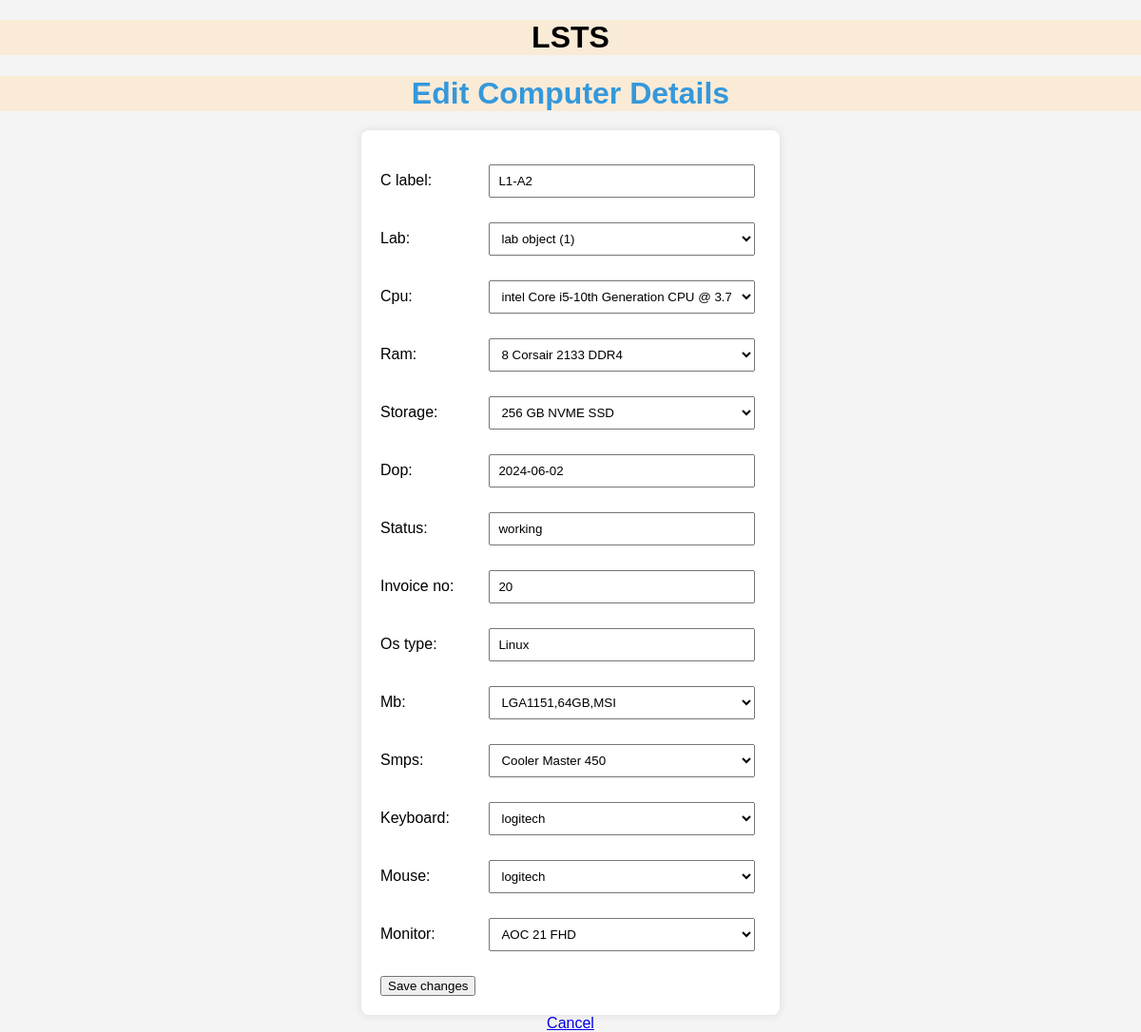
The app's page /edit/10/ (signed in) with its own data.
### status/models.py (models this page shows)
class computers(models.Model):
    c_id=models.AutoField(primary_key=True)
    c_label=models.CharField(max_length=20)
    lab = models.ForeignKey(lab,on_delete=models.CASCADE)
    cpu=models.ForeignKey(cpu_types,on_delete=models.CASCADE)
    ram=models.ForeignKey(ram_type,on_delete=models.CASCADE)
    storage=models.ForeignKey(storage_type,on_delete=models.CASCADE)
    dop=models.DateField()
    status=models.CharField(max_length=20)
    invoice_no=models.IntegerField()
    os_type=models.CharField(max_length=20)
    mb=models.ForeignKey(motherboard_type,on_delete=models.CASCADE)
    smps=models.ForeignKey(smps,on_delete=models.CASCADE)
    keyboard=models.ForeignKey(keyboard,on_delete=models.CASCADE)
    mouse=models.ForeignKey(mouse,on_delete=models.CASCADE)
    monitor=models.ForeignKey(monitor,on_delete=models.CASCADE)

class lab(models.Model):
    lab_id = models.AutoField(primary_key=True)
    lab_name = models.CharField(max_length = 15)
    capacity = models.IntegerField()

class cpu_types(models.Model):
    cpu_id = models.AutoField(primary_key=True)
    make = models.CharField(max_length=15)
    generation = models.CharField(max_length=15)
    speed = models.CharField(max_length=15)
    series = models.CharField(max_length=20)
    core_count = models.IntegerField()
    def __str__(self):
        return f"{self.make} {self.series}-{self.generation} CPU @ {self.speed} x {self.core_count}"

### status/views.py (the view)
# urls.py: path('edit/<int:pk>/', views.edit_computer, name='edit_computer'),
@login_required
def edit_computer(request, pk):
    computer = get_object_or_404(computers, pk=pk)
    if request.method == "POST":
        form = ComputerForm(request.POST, instance=computer)
        if form.is_valid():
            form.save()
            return redirect('display')  # or wherever you want to redirect after a successful edit
    else:
        form = ComputerForm(instance=computer)
    return render(request, 'computer/edit_computer.html', {'form': form})

### status/forms.py
class ComputerForm(forms.ModelForm):
    class Meta:
        model = computers
        fields = '__all__'

### status/models.py (called while the page is built)
    def __str__(self):
        return f"{self.mb_socket_type},{self.max_ram_capacity}GB,{self.make}"

    def __str__(self):
        return f"{self.ram_size} {self.make} {self.speed} {self.series}"

    def __str__(self):
        return f"{self.storage_size} {self.make} {self.technology}"

    def __str__(self):
        return f"{self.make} {self.power}"

    def __str__(self):
        return f"{self.make}"

    def __str__(self):
        return f"{self.make} "

    def __str__(self):
        return f"{self.make} {self.size} {self.resolution}"

### status/templates/computer/edit_computer.html (shortened to what this page needs)
<!DOCTYPE html>
<html lang="en">
<head>
</head>
<body>
    <header>
        <h1 align="center">LSTS</h1>
    </header>
    <h1 align="center" id="com">Edit Computer Details</h1>
    <center>
        <form method="post">
            {{ form.as_p }}
            <button type="submit">Save changes</button>
        </form>
        <a href="{% url 'display' %}">Cancel</a>
    </center>
</body>
</html>

### status/templates/computer/edit_computer.html (style rules this page uses)
body { font-family: 'Arial', sans-serif; background-color: #f4f4f4; margin: 0; padding: 0; align-items: center; justify-content: center; min-height: 100vh; }
form { background-color: #fff; box-shadow: 0 0 10px rgba(0, 0, 0, 0.1); border-radius: 8px; padding: 20px; width: 400px; text-align: left; }
#com { color: #3498db; margin-bottom: 20px; }
label { display: inline-block; width: 100px; margin-right: 10px; }
input, select { width: calc(100% - 120px); padding: 8px; margin-bottom: 10px; box-sizing: border-box; display: inline-block; }
h1 { background-color: antiquewhite; }

### records on screen
computers: c_label "L1-A2", ram "8 Corsair 2133 DDR4", storage "256 GB NVME SSD", dop "2024-06-02", status "working", invoice_no "20", os_type "Linux", mb "LGA1151,64GB,MSI", smps "Cooler Master 450", keyboard "logitech", mouse "logitech", monitor "AOC 21 FHD"
lab: lab "lab object (1)"
cpu_types: cpu "intel Core i5-10th Generation CPU @ 3.70 x 4"
